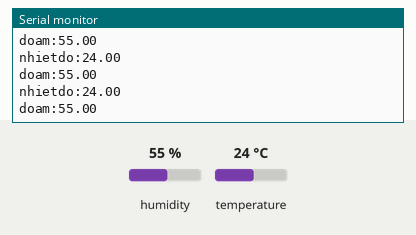
This sketch was run on a simulated ESP8266 (NodeMCU). Shown: the last lines printed to the serial monitor. The test bench sets the inputs (shaded band); at power-on: humidity 55 %, temperature 24 °C.

Above: at 2.8 s.
2.9 s: humidity set to 22 %
At 4.5 s:
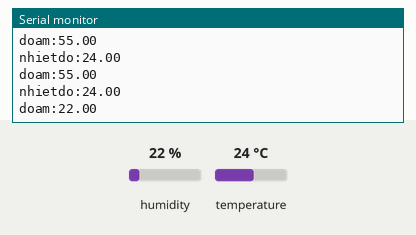
5.6 s: temperature set to 12 °C
At 6.0 s:
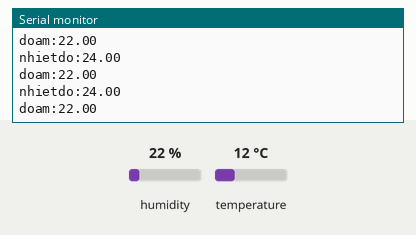
8.3 s: humidity set to 40 %
At 9.0 s:
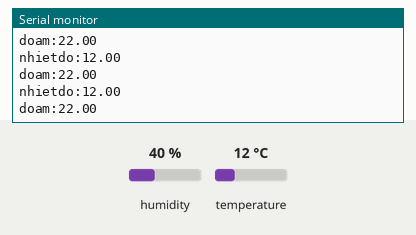
Timing chart, 0 to 11.3 s (numbered marks = the images above; inputs shaded):
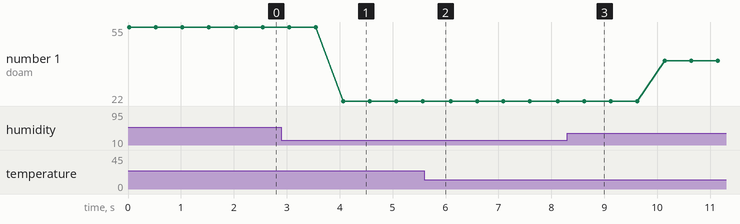

The sketch:

DHT11.ino
```cpp
#include <ESP8266WiFi.h>
#include "DHT.h"

#define DHTTYPE DHT11
#define dht_dpin D2
DHT dht(dht_dpin, DHTTYPE);

void setup()
{
    Serial.begin(9600);
    dht.begin();
}
void loop(){
  float h = dht.readHumidity();
  float t = dht.readTemperature();
 Serial.print("nhietdo:");
 Serial.println(t);
 Serial.print("doam:");
 Serial.println(h);
 delay(500);

}
```

Measured:
- after the input at 2.9 s, the serial monitor: prints a new line after 1.2 s (image 1)
- plotted number 1: 55 → 22 after the input at 2.9 s, 22 → 40 after the input at 8.3 s
